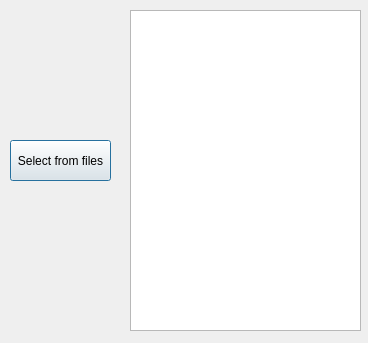
<?xml version="1.0" encoding="UTF-8"?>
<ui version="4.0">
 <class>DialogPlaylist</class>
 <widget class="QDialog" name="DialogPlaylist">
  <property name="geometry">
   <rect>
    <x>0</x>
    <y>0</y>
    <width>368</width>
    <height>343</height>
   </rect>
  </property>
  <property name="windowTitle">
   <string>Dialog</string>
  </property>
  <widget class="QPushButton" name="pushButton_3">
   <property name="geometry">
    <rect>
     <x>10</x>
     <y>140</y>
     <width>101</width>
     <height>41</height>
    </rect>
   </property>
   <property name="styleSheet">
    <string notr="true"/>
   </property>
   <property name="text">
    <string>Select from files</string>
   </property>
  </widget>
  <widget class="QListView" name="listView">
   <property name="geometry">
    <rect>
     <x>130</x>
     <y>10</y>
     <width>231</width>
     <height>321</height>
    </rect>
   </property>
   <property name="styleSheet">
    <string notr="true">background-image: url(:/images/Icons/index.jpg);</string>
   </property>
  </widget>
  <widget class="QLabel" name="label">
   <property name="geometry">
    <rect>
     <x>200</x>
     <y>20</y>
     <width>101</width>
     <height>20</height>
    </rect>
   </property>
   <property name="styleSheet">
    <string notr="true">color: rgb(0, 0, 127);
color: rgb(255, 255, 255);
font: 75 12pt &quot;Comic Sans MS&quot;;</string>
   </property>
   <property name="text">
    <string>Your playlist!</string>
   </property>
  </widget>
 </widget>
 <resources/>
 <connections/>
</ui>
